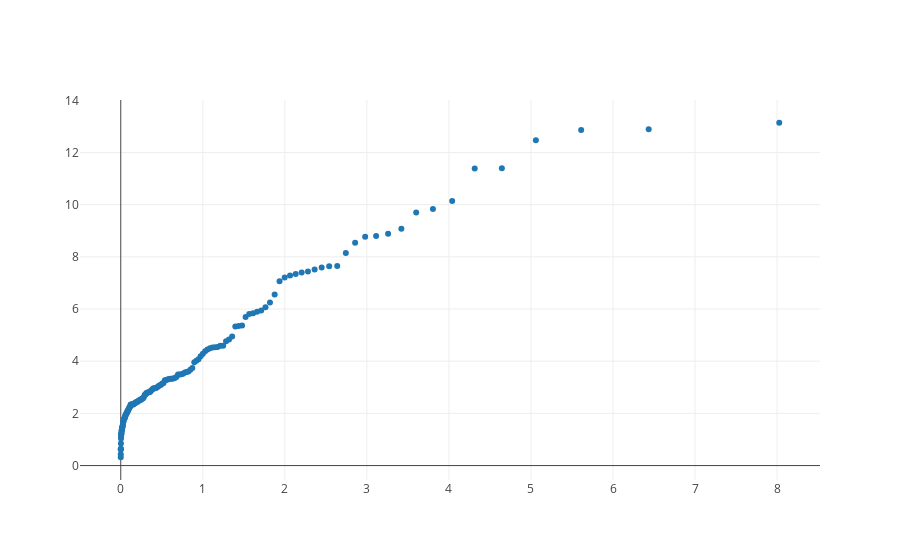

Write notebook code for a chart like this one.
### Code cell
trace1 = go.Scatter(x=qq1[0][0],y=qq1[0][1],mode='markers')
offline.iplot([trace1])

### Figure 1 — Plotly figure (JSON) as saved in the notebook; plotly's stock layout.template omitted (floating-point values rounded to 4 significant figures; data arrays with more than 128 entries replaced by an {"elided": "..."} marker saying what was removed)
{"data": [{"mode": "markers", "type": "scatter", "x": {"elided": "150 float values"}, "y": {"elided": "150 float values"}}], "layout": {}}
